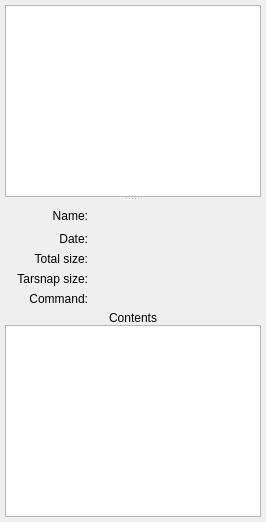
         <widget class="QWidget" name="browseTab">
          <property name="styleSheet">
           <string notr="true">#browseTab {
    border-top: 1px solid #C1CDD1;
}</string>
          </property>
          <attribute name="title">
           <string>Browse</string>
          </attribute>
          <layout class="QVBoxLayout" name="verticalLayout_11">
           <property name="leftMargin">
            <number>5</number>
           </property>
           <property name="topMargin">
            <number>5</number>
           </property>
           <property name="rightMargin">
            <number>5</number>
           </property>
           <property name="bottomMargin">
            <number>5</number>
           </property>
           <item>
            <widget class="QWidget" name="widget_2" native="true">
             <layout class="QVBoxLayout" name="verticalLayout_12">
              <property name="leftMargin">
               <number>0</number>
              </property>
              <property name="topMargin">
               <number>0</number>
              </property>
              <property name="rightMargin">
               <number>0</number>
              </property>
              <property name="bottomMargin">
               <number>0</number>
              </property>
              <item>
               <widget class="QSplitter" name="splitter">
                <property name="orientation">
                 <enum>Qt::Vertical</enum>
                </property>
                <widget class="BrowseListWidget" name="browseListWidget">
                 <property name="sizePolicy">
                  <sizepolicy hsizetype="MinimumExpanding" vsizetype="MinimumExpanding">
                   <horstretch>0</horstretch>
                   <verstretch>0</verstretch>
                  </sizepolicy>
                 </property>
                 <property name="contextMenuPolicy">
                  <enum>Qt::ActionsContextMenu</enum>
                 </property>
                 <property name="styleSheet">
                  <string notr="true">#browseListWidget::item
{
min-height: 35px;
selection-background-color: rgba(179, 190, 255, 120);
}</string>
                 </property>
                 <property name="tabKeyNavigation">
                  <bool>false</bool>
                 </property>
                 <property name="alternatingRowColors">
                  <bool>true</bool>
                 </property>
                 <property name="selectionMode">
                  <enum>QAbstractItemView::ExtendedSelection</enum>
                 </property>
                 <property name="verticalScrollMode">
                  <enum>QAbstractItemView::ScrollPerPixel</enum>
                 </property>
                 <property name="horizontalScrollMode">
                  <enum>QAbstractItemView::ScrollPerPixel</enum>
                 </property>
                </widget>
                <widget class="QWidget" name="archiveDetailsWidget" native="true">
                 <property name="sizePolicy">
                  <sizepolicy hsizetype="MinimumExpanding" vsizetype="MinimumExpanding">
                   <horstretch>0</horstretch>
                   <verstretch>0</verstretch>
                  </sizepolicy>
                 </property>
                 <property name="styleSheet">
                  <string notr="true">#archiveWidget {
/*background: transparent;*/
}</string>
                 </property>
                 <layout class="QVBoxLayout" name="verticalLayout_13">
                  <property name="spacing">
                   <number>0</number>
                  </property>
                  <property name="leftMargin">
                   <number>0</number>
                  </property>
                  <property name="topMargin">
                   <number>5</number>
                  </property>
                  <property name="rightMargin">
                   <number>0</number>
                  </property>
                  <property name="bottomMargin">
                   <number>0</number>
                  </property>
                  <item>
                   <widget class="QWidget" name="widget_4" native="true">
                    <layout class="QGridLayout" name="gridLayout_4">
                     <property name="leftMargin">
                      <number>12</number>
                     </property>
                     <property name="topMargin">
                      <number>0</number>
                     </property>
                     <property name="rightMargin">
                      <number>12</number>
                     </property>
                     <property name="bottomMargin">
                      <number>5</number>
                     </property>
                     <item row="0" column="1">
                      <widget class="QLabel" name="archiveNameLabel">
                       <property name="sizePolicy">
                        <sizepolicy hsizetype="Preferred" vsizetype="Preferred">
                         <horstretch>0</horstretch>
                         <verstretch>0</verstretch>
                        </sizepolicy>
                       </property>
                       <property name="toolTip">
                        <string>Archive name</string>
                       </property>
                       <property name="text">
                        <string/>
                       </property>
                       <property name="textInteractionFlags">
                        <set>Qt::TextSelectableByMouse</set>
                       </property>
                      </widget>
                     </item>
                     <item row="2" column="0">
                      <widget class="QLabel" name="label_25">
                       <property name="sizePolicy">
                        <sizepolicy hsizetype="Preferred" vsizetype="Preferred">
                         <horstretch>0</horstretch>
                         <verstretch>0</verstretch>
                        </sizepolicy>
                       </property>
                       <property name="toolTip">
                        <string>Original archive size</string>
                       </property>
                       <property name="text">
                        <string>Total size:</string>
                       </property>
                       <property name="alignment">
                        <set>Qt::AlignRight|Qt::AlignTrailing|Qt::AlignVCenter</set>
                       </property>
                       <property name="textInteractionFlags">
                        <set>Qt::NoTextInteraction</set>
                       </property>
                      </widget>
                     </item>
                     <item row="3" column="0">
                      <widget class="QLabel" name="label_26">
                       <property name="sizePolicy">
                        <sizepolicy hsizetype="Preferred" vsizetype="Preferred">
                         <horstretch>0</horstretch>
                         <verstretch>0</verstretch>
                        </sizepolicy>
                       </property>
                       <property name="toolTip">
                        <string>Actual size occupied on Tarsnap</string>
                       </property>
                       <property name="text">
                        <string>Tarsnap size:</string>
                       </property>
                       <property name="alignment">
                        <set>Qt::AlignRight|Qt::AlignTrailing|Qt::AlignVCenter</set>
                       </property>
                       <property name="textInteractionFlags">
                        <set>Qt::NoTextInteraction</set>
                       </property>
                      </widget>
                     </item>
                     <item row="2" column="1">
                      <widget class="QLabel" name="archiveTotalSizeLabel">
                       <property name="sizePolicy">
                        <sizepolicy hsizetype="Preferred" vsizetype="Preferred">
                         <horstretch>0</horstretch>
                         <verstretch>0</verstretch>
                        </sizepolicy>
                       </property>
                       <property name="toolTip">
                        <string>Original archive size</string>
                       </property>
                       <property name="text">
                        <string/>
                       </property>
                       <property name="textInteractionFlags">
                        <set>Qt::TextSelectableByMouse</set>
                       </property>
                      </widget>
                     </item>
                     <item row="1" column="0">
                      <widget class="QLabel" name="label_24">
                       <property name="sizePolicy">
                        <sizepolicy hsizetype="Preferred" vsizetype="Preferred">
                         <horstretch>0</horstretch>
                         <verstretch>0</verstretch>
                        </sizepolicy>
                       </property>
                       <property name="toolTip">
                        <string>Date created</string>
                       </property>
                       <property name="text">
                        <string>Date:</string>
                       </property>
                       <property name="alignment">
                        <set>Qt::AlignRight|Qt::AlignTrailing|Qt::AlignVCenter</set>
                       </property>
                       <property name="textInteractionFlags">
                        <set>Qt::NoTextInteraction</set>
                       </property>
                      </widget>
                     </item>
                     <item row="0" column="2">
                      <spacer name="horizontalSpacer_5">
                       <property name="orientation">
                        <enum>Qt::Horizontal</enum>
                       </property>
                       <property name="sizeType">
                        <enum>QSizePolicy::Expanding</enum>
                       </property>
                       <property name="sizeHint" stdset="0">
                        <size>
                         <width>0</width>
                         <height>20</height>
                        </size>
                       </property>
                      </spacer>
                     </item>
                     <item row="0" column="0">
                      <widget class="QLabel" name="label_23">
                       <property name="sizePolicy">
                        <sizepolicy hsizetype="Preferred" vsizetype="Preferred">
                         <horstretch>0</horstretch>
                         <verstretch>0</verstretch>
                        </sizepolicy>
                       </property>
                       <property name="toolTip">
                        <string>Archive name</string>
                       </property>
                       <property name="text">
                        <string>Name:</string>
                       </property>
                       <property name="alignment">
                        <set>Qt::AlignRight|Qt::AlignTrailing|Qt::AlignVCenter</set>
                       </property>
                       <property name="textInteractionFlags">
                        <set>Qt::NoTextInteraction</set>
                       </property>
                      </widget>
                     </item>
                     <item row="1" column="1">
                      <widget class="QLabel" name="archiveDateLabel">
                       <property name="sizePolicy">
                        <sizepolicy hsizetype="Preferred" vsizetype="Preferred">
                         <horstretch>0</horstretch>
                         <verstretch>0</verstretch>
                        </sizepolicy>
                       </property>
                       <property name="toolTip">
                        <string>Date created</string>
                       </property>
                       <property name="text">
                        <string/>
                       </property>
                       <property name="textInteractionFlags">
                        <set>Qt::TextSelectableByMouse</set>
                       </property>
                      </widget>
                     </item>
                     <item row="3" column="1">
                      <widget class="QLabel" name="archiveTarsnapSizeLabel">
                       <property name="sizePolicy">
                        <sizepolicy hsizetype="Preferred" vsizetype="Preferred">
                         <horstretch>0</horstretch>
                         <verstretch>0</verstretch>
                        </sizepolicy>
                       </property>
                       <property name="toolTip">
                        <string>Actual size occupied on Tarsnap</string>
                       </property>
                       <property name="text">
                        <string/>
                       </property>
                       <property name="textInteractionFlags">
                        <set>Qt::TextSelectableByMouse</set>
                       </property>
                      </widget>
                     </item>
                     <item row="0" column="3" rowspan="4">
                      <widget class="QLabel" name="archiveIconLabel">
                       <property name="sizePolicy">
                        <sizepolicy hsizetype="Maximum" vsizetype="Preferred">
                         <horstretch>0</horstretch>
                         <verstretch>0</verstretch>
                        </sizepolicy>
                       </property>
                       <property name="text">
                        <string/>
                       </property>
                       <property name="pixmap">
                        <pixmap resource="resources.qrc">:/resources/file-8x.png</pixmap>
                       </property>
                       <property name="alignment">
                        <set>Qt::AlignRight|Qt::AlignTrailing|Qt::AlignVCenter</set>
                       </property>
                       <property name="textInteractionFlags">
                        <set>Qt::NoTextInteraction</set>
                       </property>
                      </widget>
                     </item>
                     <item row="4" column="0">
                      <widget class="QLabel" name="label_5">
                       <property name="toolTip">
                        <string>Command used to create the archive</string>
                       </property>
                       <property name="text">
                        <string>Command:</string>
                       </property>
                       <property name="alignment">
                        <set>Qt::AlignRight|Qt::AlignTrailing|Qt::AlignVCenter</set>
                       </property>
                      </widget>
                     </item>
                     <item row="4" column="1">
                      <widget class="TextLabel" name="archiveCommandLabel">
                       <property name="sizePolicy">
                        <sizepolicy hsizetype="Preferred" vsizetype="Preferred">
                         <horstretch>0</horstretch>
                         <verstretch>0</verstretch>
                        </sizepolicy>
                       </property>
                       <property name="toolTip">
                        <string>Command used to create the archive</string>
                       </property>
                       <property name="text">
                        <string/>
                       </property>
                       <property name="elide" stdset="0">
                        <string>Qt::ElideMiddle</string>
                       </property>
                      </widget>
                     </item>
                    </layout>
                   </widget>
                  </item>
                  <item>
                   <widget class="QLabel" name="archiveContentsLabel">
                    <property name="text">
                     <string>Contents</string>
                    </property>
                    <property name="alignment">
                     <set>Qt::AlignCenter</set>
                    </property>
                   </widget>
                  </item>
                  <item>
                   <widget class="QPlainTextEdit" name="archiveContentsPlainTextEdit">
                    <property name="styleSheet">
                     <string notr="true"/>
                    </property>
                    <property name="documentTitle">
                     <string>test</string>
                    </property>
                    <property name="readOnly">
                     <bool>true</bool>
                    </property>
                   </widget>
                  </item>
                 </layout>
                </widget>
               </widget>
              </item>
             </layout>
            </widget>
           </item>
          </layout>
         </widget>
